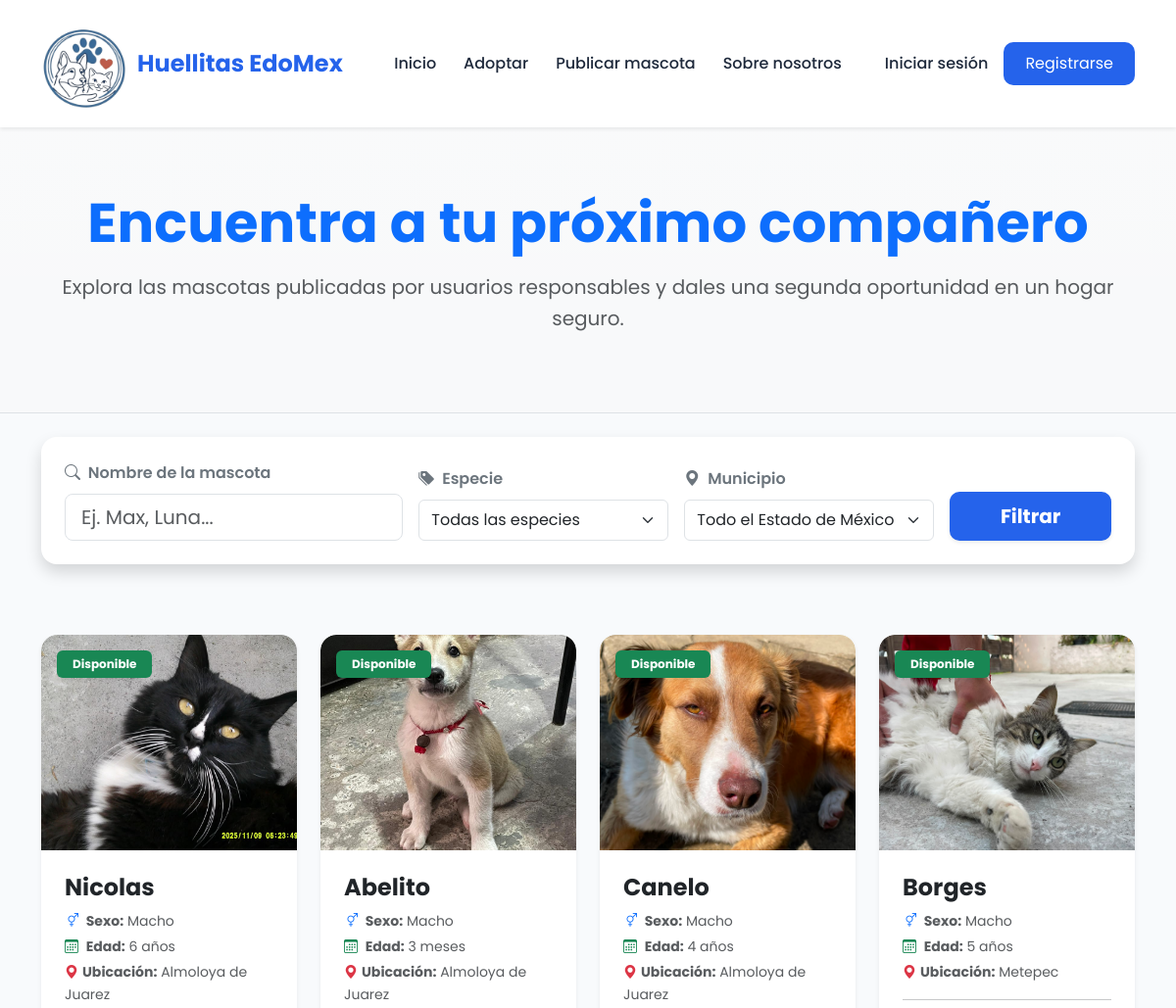
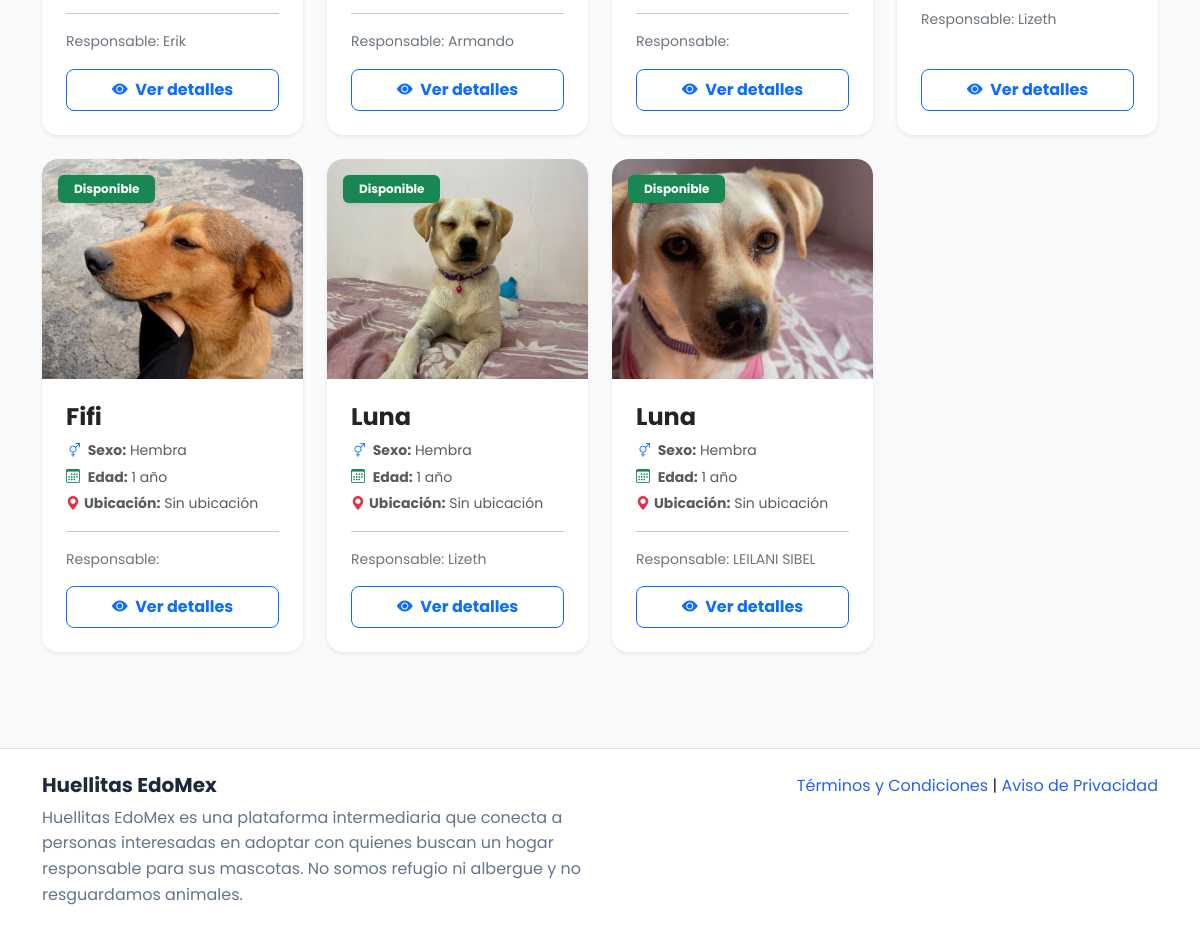
The page /adoptar/ on the database its author committed (2 pictures, top to bottom).
### principal/models.py (models this page shows, shortened)
class Mascota(models.Model):
    SEXO_CHOICES = [
        ('Macho', 'Macho'),
        ('Hembra', 'Hembra'),
    ]
    ESTADO_CHOICES = [
        ('Pendiente', 'Pendiente de Aprobación'),
        ('Disponible', 'Disponible'),
        ('Rechazada', 'Rechazada'),
        ('Adoptada', 'Adoptada'),
        ('Cancelada', 'Cancelada por el responsable'),
    ]
    id_mascota = models.AutoField(primary_key=True)
    nombre = models.CharField(max_length=100, verbose_name="Nombre de la Mascota")
    especie = models.ForeignKey(Especie, on_delete=models.CASCADE, verbose_name="Especie")
    responsable = models.ForeignKey(Usuario, on_delete=models.CASCADE, verbose_name="Responsable")
    ubicacion = models.ForeignKey(Ubicacion, on_delete=models.SET_NULL, null=True, blank=True, verbose_name="Municipio")
    esterilizado = models.BooleanField(default=False, verbose_name="¿Esterilizado?")
    vacunado = models.BooleanField(default=False, verbose_name="¿Vacunado?")
    fecha_nacimiento_aproximada = models.DateField(null=True, blank=True, verbose_name="Fecha Nacimiento Aproximada")
    edad_aproximada = models.CharField(max_length=50, verbose_name="Edad Aproximada")
    sexo = models.CharField(max_length=10, choices=SEXO_CHOICES, verbose_name="Sexo")
    fecha_publicacion = models.DateTimeField(auto_now_add=True, verbose_name="Fecha de Publicación")
    estado_publicacion = models.CharField(max_length=20, choices=ESTADO_CHOICES, default='Pendiente', verbose_name="Estado de Publicación")
    detalles = models.TextField(blank=True, null=True)

class Fotografia(models.Model):
    id_fotografia = models.AutoField(primary_key=True)
    mascota = models.ForeignKey(Mascota, on_delete=models.CASCADE, related_name="fotos", verbose_name="Mascota")
    url_imagen = models.ImageField(upload_to='mascotas/', verbose_name="Imagen de la Mascota")

class Ubicacion(models.Model):
    id_ubicacion = models.AutoField(primary_key=True)
    municipio = models.CharField(max_length=100, verbose_name="Municipio")
    class Meta:
        verbose_name_plural = "Ubicaciones"

class Usuario(AbstractUser):
    ROLES_CHOICES = [
        ('ADMIN_SISTEMA', 'Administrador del Sistema'),
        ('RESPONSABLE', 'Responsable (Publicador)'),
        ('INTERESADO', 'Interesado (Adoptante)'),
    ]
    first_name = models.CharField(max_length=150, verbose_name="Nombre")
    last_name = models.CharField(max_length=150, verbose_name="Apellido")
    role = models.CharField(max_length=20, choices=ROLES_CHOICES, default='INTERESADO', verbose_name="Rol en el Sistema")
    fecha_registro = models.DateTimeField(auto_now_add=True, verbose_name="Fecha de Registro")
    ultima_publicacion = models.DateTimeField(
        null=True,
        blank=True,
        verbose_name="Última publicación"
    )
    ubicacion = models.ForeignKey(Ubicacion, on_delete=models.SET_NULL, null=True, blank=True, verbose_name="Ubicación")

### principal/views.py (the view)
# urls.py: path('adoptar/', views.adoptar, name='adoptar'),
def adoptar(request):
    mascotas = Mascota.objects.filter(estado_publicacion='Disponible').order_by('-fecha_publicacion')
    query_nombre = request.GET.get('nombre')
    query_especie = request.GET.get('especie')
    query_ubicacion = request.GET.get('ubicacion')
    if query_nombre:
        mascotas = mascotas.filter(nombre__icontains=query_nombre)
    if query_especie:
        mascotas = mascotas.filter(especie__tipo_especie=query_especie)
    if query_ubicacion:
        mascotas = mascotas.filter(ubicacion_id=query_ubicacion)
    ubicaciones = Ubicacion.objects.all().order_by('municipio')
    return render(request, 'adoptar.html', {
        'mascotas': mascotas,
        'ubicaciones': ubicaciones
    })

### principal/templates/adoptar.html (shortened to what this page needs)
{% extends 'base.html' %}
{% load static %}
{% block content %}
<section class="py-5 bg-gradient bg-light border-bottom">
    <div class="container text-center py-3">
        <h1 class="display-4 fw-bold text-primary mb-3">Encuentra a tu próximo compañero</h1>
        <p class="text-muted max-w-600 mx-auto fs-5">
            Explora las mascotas publicadas por usuarios responsables y dales una segunda oportunidad en un hogar seguro.
        </p>
    </div>
</section>
<section class="py-4 mt-n4">
    <div class="container">
        <div class="card shadow border-0 rounded-4 p-4 bg-white">
            <form method="get" action="{% url 'adoptar' %}">
                <div class="row g-3 align-items-end">
                    <div class="col-lg-4">
                        <label class="form-label fw-semibold text-secondary"><i class="bi bi-search me-1"></i> Nombre de la mascota</label>
                        <input type="text" name="nombre" class="form-control form-control-lg" placeholder="Ej. Max, Luna..." value="{{ request.GET.nombre }}">
                    </div>
                    <div class="col-lg-3">
                        <label class="form-label fw-semibold text-secondary"><i class="bi bi-tags-fill me-1"></i> Especie</label>
                        <select name="especie" class="form-select form-control-lg">
                            <option value="">Todas las especies</option>
                        </select>
                    </div>
                    <div class="col-lg-3">
                        <label class="form-label fw-semibold text-secondary"><i class="bi bi-geo-alt-fill me-1"></i> Municipio</label>
                        <select name="ubicacion" class="form-select form-control-lg">
                            <option value="">Todo el Estado de México</option>
                        </select>
                    </div>
                    <div class="col-lg-2 d-grid">
                        <button type="submit" class="btn btn-primary btn-lg fw-bold shadow-sm">
                            Filtrar
                        </button>
                    </div>
                </div>
            </form>
        </div>
    </div>
</section>
<section class="py-5">
    <div class="container">
        <div class="row g-4">
            {% for mascota in mascotas %}
                <div class="col-lg-3 col-md-6">
                    <div class="card h-100 border-0 shadow-sm rounded-4 overflow-hidden card-hover transition">
                        <div class="position-relative">
                            {% if mascota.fotos.all %}
                                <img src="{{ mascota.fotos.first.url_imagen.url }}" class="w-100" alt="{{ mascota.nombre }}" style="height: 220px; object-fit: cover;">
                            {% else %}
                                <img src="{% static 'img/mascotas/bruce.jpg' %}" class="w-100" alt="Defecto" style="height: 220px; object-fit: cover;">
                            {% endif %}
                            <span class="position-absolute top-0 start-0 m-3 badge bg-success px-3 py-2 shadow-sm">
                                {{ mascota.estado_publicacion }}
                            </span>
                        </div>
                        <div class="card-body p-4 d-flex flex-column">
                            <h4 class="card-title fw-bold text-dark mb-2">{{ mascota.nombre }}</h4>
                            <div class="small text-muted mb-3">
                                <p class="mb-1"><i class="bi bi-gender-ambiguous me-1 text-primary"></i> <strong>Sexo:</strong> {{ mascota.sexo }}</p>
                                <p class="mb-1"><i class="bi bi-calendar3 me-1 text-success"></i> <strong>Edad:</strong> {{ mascota.edad_aproximada }}</p>
                                <p class="mb-0"><i class="bi bi-geo-alt-fill me-1 text-danger"></i><strong>Ubicación:</strong> {{ mascota.ubicacion.municipio|default:"Sin ubicación" }}
</p>
                            </div>
                            <hr class="mt-0 line-dashed">
                            <p class="small text-secondary text-truncate mb-3">Responsable: {{ mascota.responsable.first_name }}</p>
                            <a href="{% url 'detalle' %}?id={{ mascota.id_mascota }}" class="btn btn-outline-primary w-100 mt-auto fw-bold py-2 rounded-3">
                                <i class="bi bi-eye-fill me-1"></i> Ver detalles
                            </a>
                        </div>
                    </div>
                </div>
            {% endfor %}
        </div>
    </div>
</section>
{% endblock %}

### principal/static/css/style.css (style rules this page uses)
:root { --primary: #2563EB; --primary-hover: #1D4ED8; --secondary: #F97316; --secondary-hover: #EA580C; --success: #22C55E; --warning: #FACC15; --danger: #DC2626; --info: #0EA5E9; --background: #F8FAFC; --section-bg: #F1F5F9; --card-bg: #FFFFFF; --text-primary: #1E293B; --text-secondary: #64748B; --text-light: #FFFFFF; --radius-sm: 8px; --radius-md: 12px; --radius-lg: 16px; --shadow-sm: 0 2px 8px rgba(0, 0, 0, 0.08); --shadow-md: 0 8px 20px rgba(0, 0, 0, 0.12); }
* { margin: 0; padding: 0; box-sizing: border-box; }
html { scroll-behavior: smooth; }
body { font-family: "Poppins", sans-serif; background: var(--background); color: var(--text-primary); line-height: 1.6; }
a { text-decoration: none; transition: .3s; }
.btn-primary { background: var(--primary); border: none; border-radius: 10px; padding: 10px 22px; }
.card { border: none; border-radius: var(--radius-lg); box-shadow: var(--shadow-sm); transition: .3s; }
.card img { border-radius: 16px 16px 0 0; }
.form-control { height: 48px; border-radius: var(--radius-sm); }
img { max-width: 100%; display: block; }
.card { overflow:hidden; }
.card img { width: 100%; height: 260px; object-fit: cover; object-position: center; border-top-left-radius: 16px; border-top-right-radius: 16px; }
.card-title { font-weight:700; }
.btn, .nav-link, .card { transition: all 0.3s ease; }
.btn, .card, .nav-link { transition:all .3s ease; }

### rows shown on the page
Mascota: fotos.first.url_imagen (picture), estado_publicacion "Disponible", nombre "Nicolas", sexo "Macho", edad_aproximada "6 años", ubicacion.municipio "Almoloya de Juarez", responsable.first_name "Erik"
Mascota: fotos.first.url_imagen (picture), estado_publicacion "Disponible", nombre "Abelito", sexo "Macho", edad_aproximada "3 meses", ubicacion.municipio "Almoloya de Juarez", responsable.first_name "Armando"
Mascota: fotos.first.url_imagen (picture), estado_publicacion "Disponible", nombre "Canelo", sexo "Macho", edad_aproximada "4 años", ubicacion.municipio "Almoloya de Juarez"
Mascota: fotos.first.url_imagen (picture), estado_publicacion "Disponible", nombre "Borges", sexo "Macho", edad_aproximada "5 años", ubicacion.municipio "Metepec", responsable.first_name "Lizeth"
Mascota: fotos.first.url_imagen (picture), estado_publicacion "Disponible", nombre "Fifi", sexo "Hembra", edad_aproximada "1 año", ubicacion.municipio "Sin ubicación"
Mascota: fotos.first.url_imagen (picture), estado_publicacion "Disponible", nombre "Luna", sexo "Hembra", edad_aproximada "1 año", ubicacion.municipio "Sin ubicación", responsable.first_name "Lizeth"
Mascota: fotos.first.url_imagen (picture), estado_publicacion "Disponible", nombre "Luna", sexo "Hembra", edad_aproximada "1 año", ubicacion.municipio "Sin ubicación", responsable.first_name "LEILANI SIBEL"
